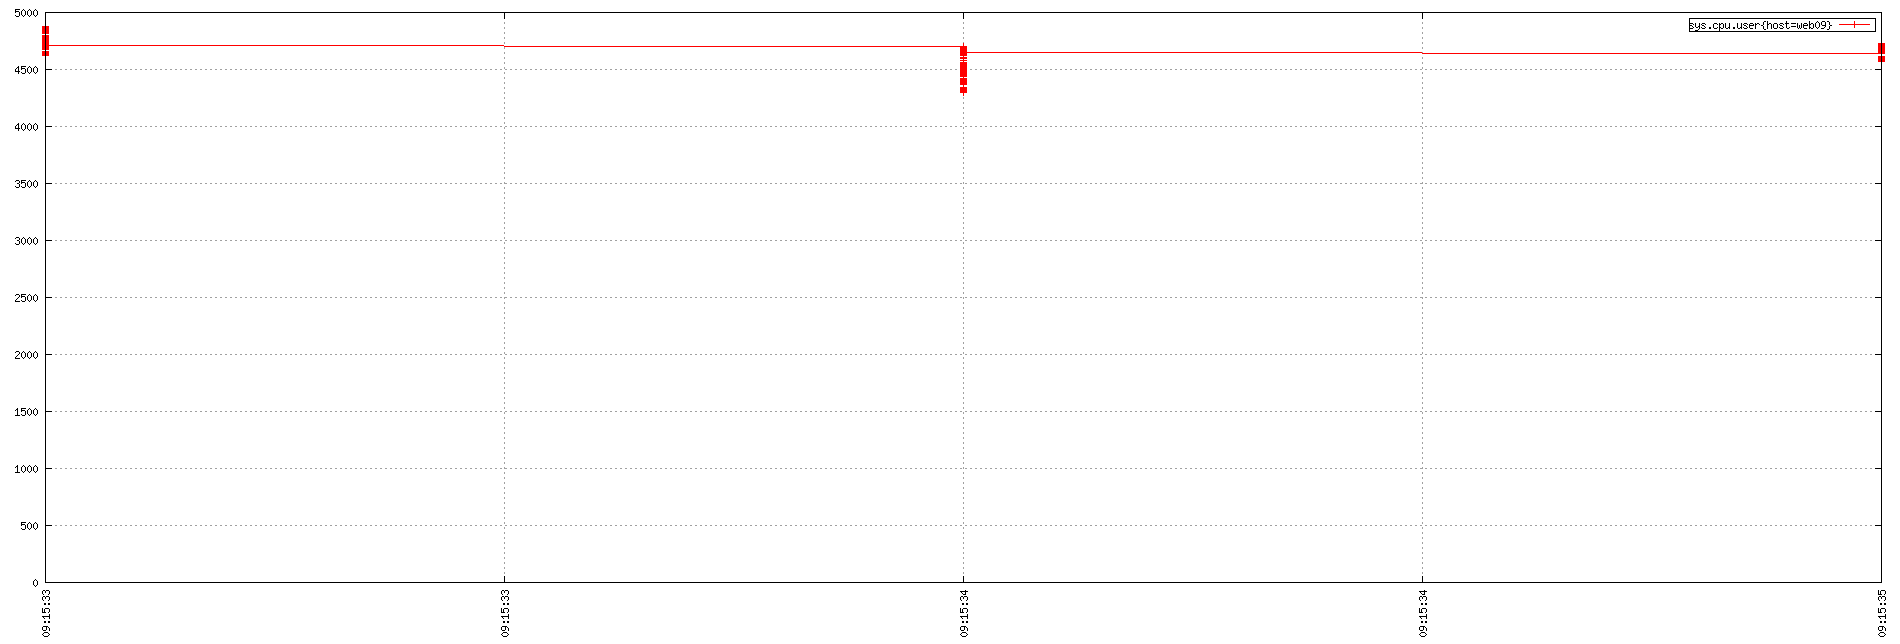

Write gnuplot code to recreate this figure.
set term png small size 1900,644
set xdata time
set timefmt "%s"
if (GPVAL_VERSION < 4.6) set xtics rotate; else set xtics rotate right
set output "${TMPDIR-'tmp'}/tsd/53f6cd2a.png"
set xrange ["1673774133":"1673774135"]
set format x "%H:%M:%S"
set grid
set style data linespoint
set key right box
set yrange [0:]
plot  "${TMPDIR-'tmp'}/tsd/53f6cd2a_0.dat" using 1:2 title "sys.cpu.user{host=web09}"
